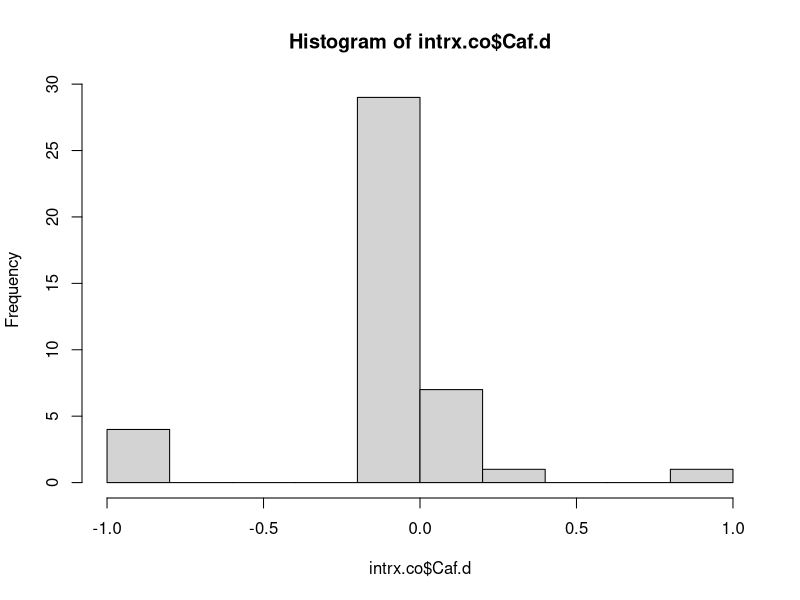
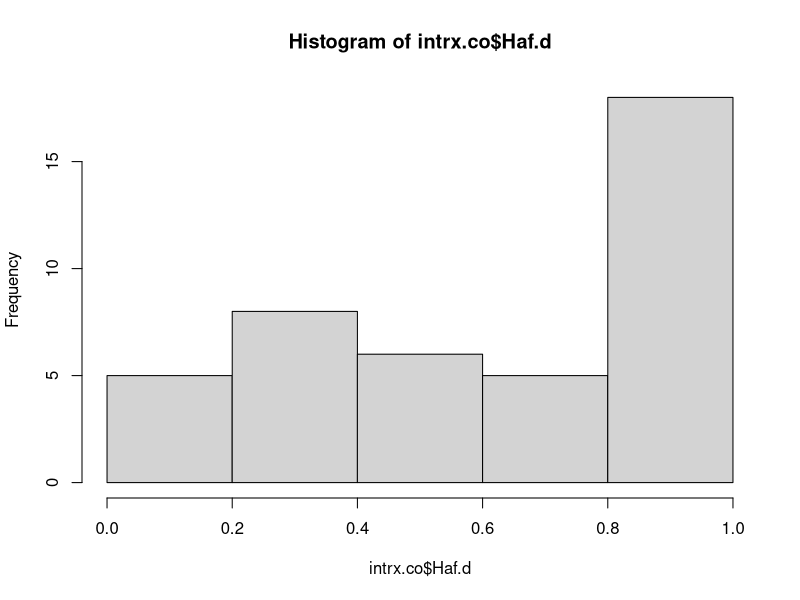
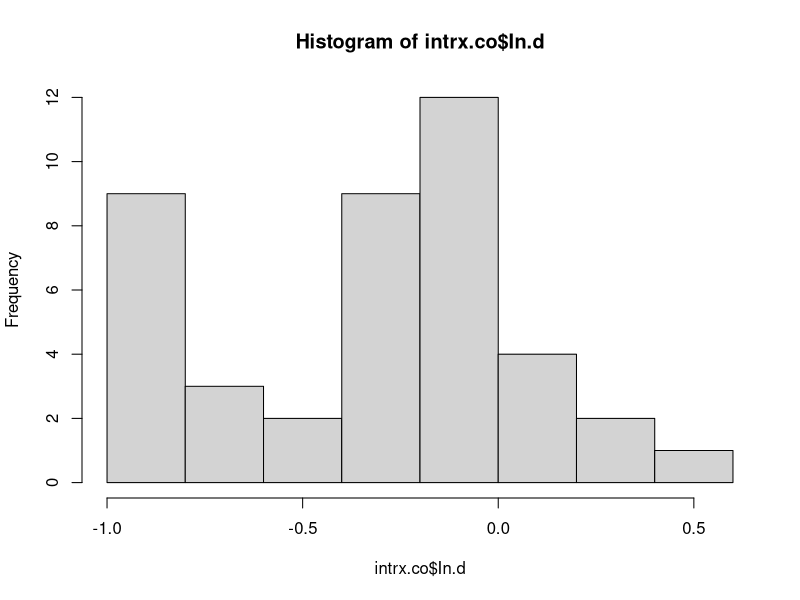
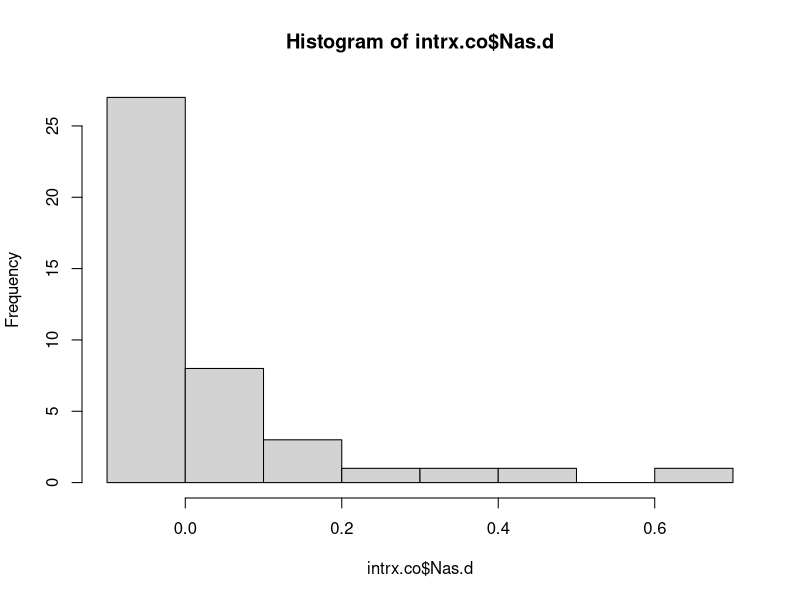
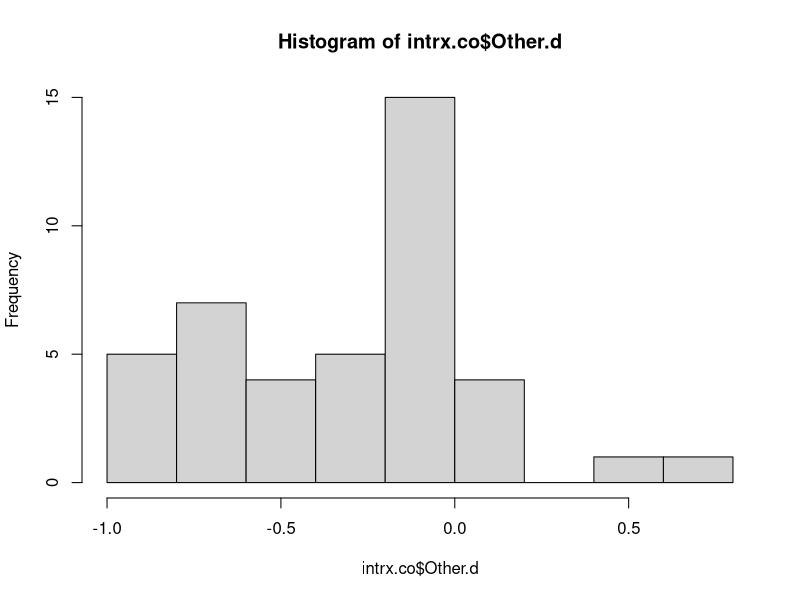
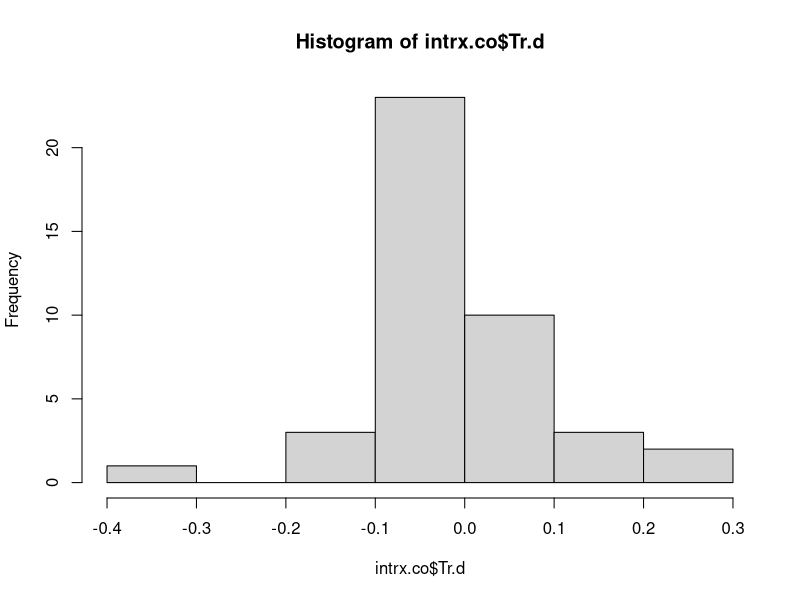
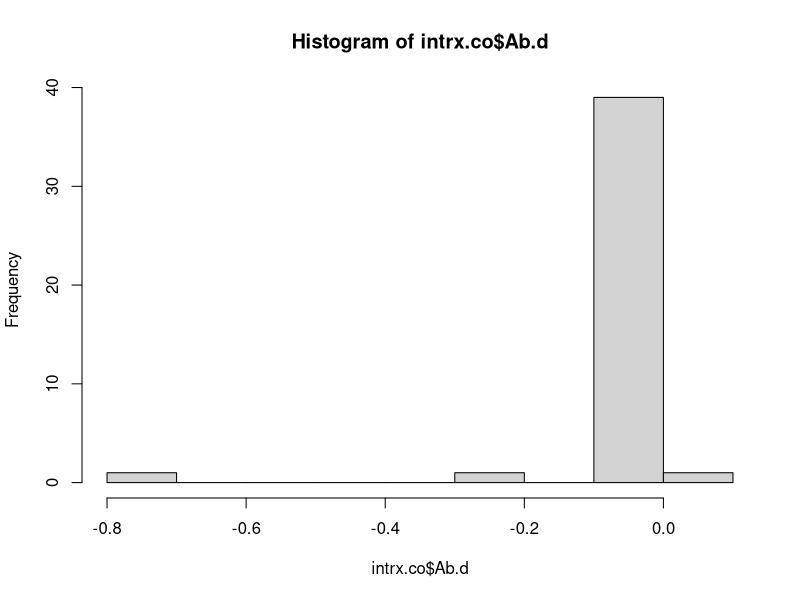
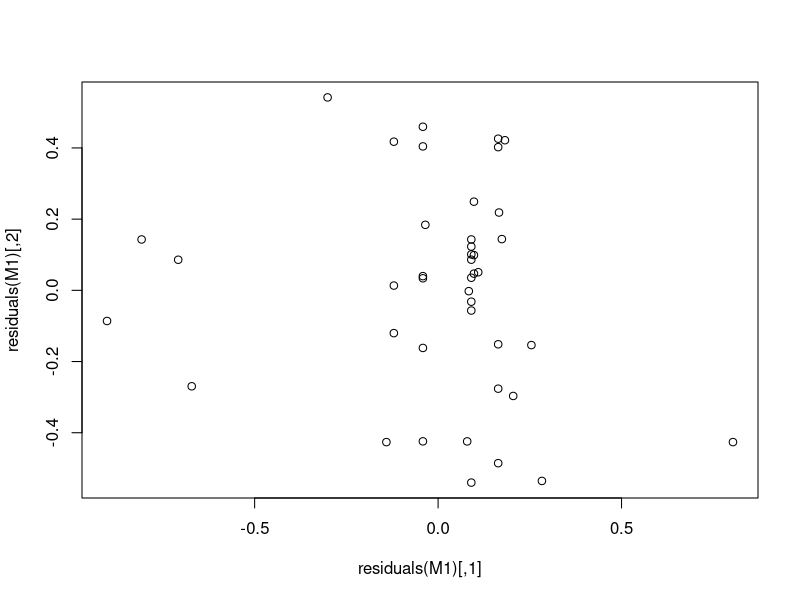

R code for these plots, in order:
#2-Nov-19
#EAP
#Interaction and carry over analysis

#load and process data
intrx.co = read.table(file = "intrx-CO.csv", header = T, sep = ",")
str(intrx.co)

#total interaction seconds
intrx.co$total.intrx = intrx.co$CAF + intrx.co$HAF + intrx.co$NAS + intrx.co$Other + intrx.co$Ab + intrx.co$Tr + intrx.co$In

#total carry over seconds
intrx.co$total.co = intrx.co$CAFCO + intrx.co$HAFCO + intrx.co$NASCO + intrx.co$OtherCO + intrx.co$AbCO + intrx.co$TrCO + intrx.co$InCO

#calculate proportions intrx
intrx.co$CAF.p = intrx.co$CAF/intrx.co$total.intrx
intrx.co$HAF.p = intrx.co$HAF/intrx.co$total.intrx
intrx.co$NAS.p = intrx.co$NAS/intrx.co$total.intrx
intrx.co$Other.p = intrx.co$Other/intrx.co$total.intrx
intrx.co$Ab.p = intrx.co$Ab/intrx.co$total.intrx
intrx.co$In.p = intrx.co$In/intrx.co$total.intrx
intrx.co$Tr.p = intrx.co$Tr/intrx.co$total.intrx

#calculate proportions carry over
intrx.co$CAFCO.p = intrx.co$CAFCO/intrx.co$total.co
intrx.co$HAFCO.p = intrx.co$HAFCO/intrx.co$total.co
intrx.co$NASCO.p = intrx.co$NASCO/intrx.co$total.co
intrx.co$OtherCO.p = intrx.co$OtherCO/intrx.co$total.co
intrx.co$AbCO.p = intrx.co$AbCO/intrx.co$total.co
intrx.co$TrCO.p = intrx.co$TrCO/intrx.co$total.co
intrx.co$InCO.p = intrx.co$InCO/intrx.co$total.co

#calculate difference of interaction and carry over
intrx.co$Caf.d = intrx.co$CAF.p - intrx.co$CAFCO.p
intrx.co$Haf.d = intrx.co$HAF.p - intrx.co$HAFCO.p
intrx.co$Nas.d = intrx.co$NAS.p - intrx.co$NASCO.p
intrx.co$Other.d = intrx.co$Other.p - intrx.co$OtherCO.p
intrx.co$Ab.d = intrx.co$Ab.p - intrx.co$AbCO.p
intrx.co$Tr.d = intrx.co$Tr.p - intrx.co$TrCO.p
intrx.co$In.d = intrx.co$In.p - intrx.co$InCO.p

#graphs
hist(intrx.co$Caf.d)
hist(intrx.co$Haf.d)
hist(intrx.co$In.d)
hist(intrx.co$Nas.d)
hist(intrx.co$Other.d)
hist(intrx.co$Tr.d)
hist(intrx.co$Ab.d)



#condense dependent variables
y <- cbind(intrx.co$Caf.d, intrx.co$Haf.d, intrx.co$Nas.d, intrx.co$Other.d, intrx.co$Ab.d, intrx.co$Tr.d, intrx.co$In.d)#combines dependent variables

#run manova
manova(y ~ Condition * LIFE, data=intrx.co, na.action=na.omit)
M1 <- manova(y ~ Condition * LIFE, data=intrx.co, na.action=na.omit)
summary(M1, tol=0)#tol=0 overrides error code, overall test summary
summary.aov(M1)

#interaction is not significant, so it can be removed
manova(y ~ Condition + LIFE, data=intrx.co, na.action=na.omit)
M1 <- manova(y ~ Condition + LIFE, data=intrx.co, na.action=na.omit)
summary(M1, tol=0)#tol=0 overrides error code, overall test summary
summary.aov(M1)

#can remove condition since it is not significant
manova(y ~ LIFE, data=intrx.co, na.action=na.omit)
M1 <- manova(y ~ LIFE, data=intrx.co, na.action=na.omit)
summary(M1, tol=0)#tol=0 overrides error code, overall test summary
summary.aov(M1)

#use graphics to analyze residuals
plot(residuals(M1))
qqnorm(residuals(M1))#this looks bad
qqline(residuals(M1))
hist(residuals(M1))#but this looks really good

#response 5 = Abnormal is significant, anova to analyze
AOV1 = aov(intrx.co$Ab.d ~ intrx.co$LIFE)
summary(AOV1)
TukeyHSD(AOV1)

#response 7 = Inactive is significant, anova to analyze
AOV1 = aov(intrx.co$Ab.d ~ intrx.co$LIFE)
summary(AOV1)
TukeyHSD(AOV1)

#for both variables, slight differences between "mom" and other life history categories
